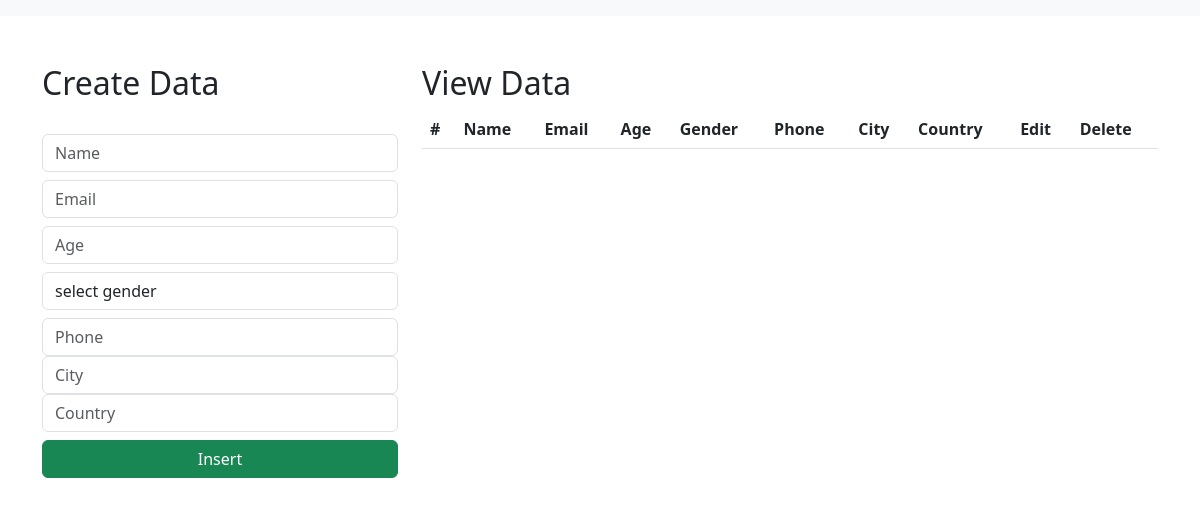
/, run on an earlier commit of the app's database.
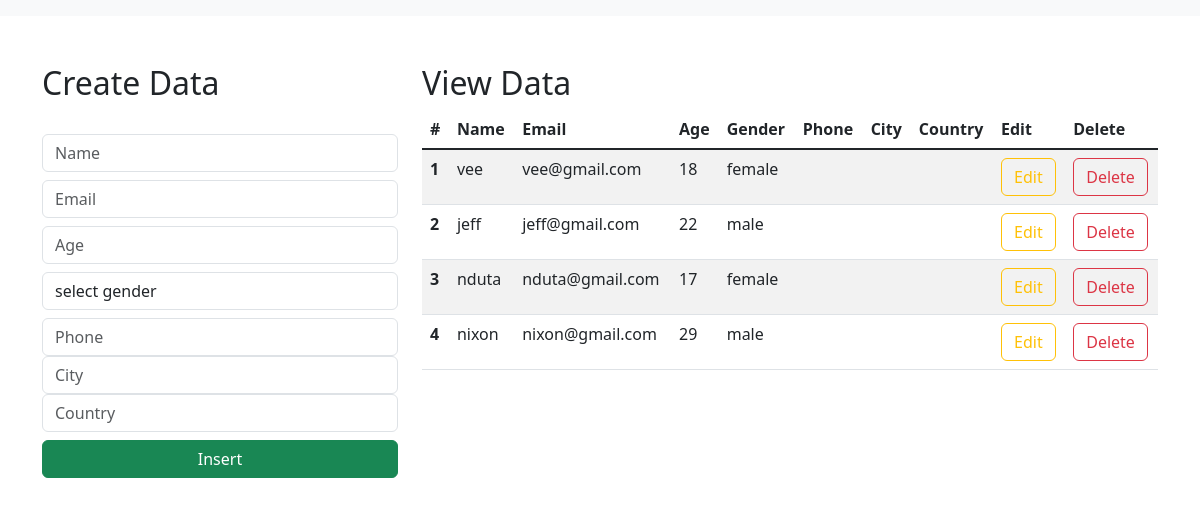
And on a later commit of the database.
### djangoveeregistrationtwo/models.py (models this page shows)
class Student(models.Model):
    name = models.CharField(max_length=50, blank=True, null=False)
    email = models.EmailField(max_length=50, blank=True, null=False)
    age = models.IntegerField()
    gender = models.CharField(max_length=50, blank=True, null=False)
    phone = models.IntegerField()
    city = models.CharField(max_length=50, blank=True, null=False)
    country = models.CharField(max_length=50, blank=True, null=False)

### djangoveeregistrationtwo/views.py (the view)
# urls.py: path('', views.index_page, name='index'),
def index_page(request):
    data = Student.objects.all()
    context = {'data':data}
    return render(request, "index.html", context)

### templates/index.html (shortened to what this page needs)
<html lang="en">
    <link href="https://cdn.jsdelivr.net/npm/bootstrap@5.3.0-alpha1/dist/css/bootstrap.min.css" rel="stylesheet">
  <head>
  </head>
  <body>
    <nav class="navbar navbar-expand-lg bg-body-tertiary">
      </nav>
      <div class="container mt-5">
        <div class="row">
            <div class="col-md-4">
                <h2>Create Data</h2>
                <br>
                <form action="/insert" method="post">
                    <div class="form-group">
                        <input type="text" class="form-control" placeholder="Name" name="name" required>
                    </div>
                    <div class="form-group">
                        <input type="email" class="form-control  mt-2" placeholder="Email" name="email" required>
                    </div>
                    <div class="form-group">
                        <input type="number" class="form-control  mt-2" placeholder="Age" name="age" required>
                    </div>
                    <div class="form-group mt-2">
                        <select id="gender" name="gender" class="form-control" required>
                            <option selected>select gender</option>
                        </select>
                    </div>
                     <div class="form-group">
                        <input type="number" class="form-control  mt-2" placeholder="Phone" name="phone" required>
                    </div>
                    <div class="form-group">
                        <input type="text" class="form-control" placeholder="City" name="city" required>
                    </div>
                    <div class="form-group">
                        <input type="text" class="form-control" placeholder="Country" name="country" required>
                    </div>
                    <div class="d-grid gap-2">
                        <button class="btn btn-success mt-2" type="submit">Insert</button>
                    </div>
                </form>
            </div>
            <div class="col-md-8">
                <h2>View Data</h2>
                <table class="table table-striped table-hover">
                    <thead>
                      <tr>
                        <th scope="col">#</th>
                        <th scope="col">Name</th>
                        <th scope="col">Email</th>
                        <th scope="col">Age</th>
                        <th scope="col">Gender</th>
                        <th scope="col">Phone</th>
                        <th scope="col">City</th>
                        <th scope="col">Country</th>
                        <th scope="col">Edit</th>
                        <th scope="col">Delete</th>
                      </tr>
                    </thead>
                    <tbody class="table-group-divider">
                    {% for d in data %}
                      <tr>
                        <th scope="row">{{d.id}}</th>
                        <td>{{d.name}}</td>
                        <td>{{d.email}}</td>
                        <td>{{d.age}}</td>
                        <td>{{d.gender}}</td>
                        <td>{{d.city}}</td>
                        <td>{{d.country}}</td>
                        <td>{{d.phone}}</td>
                        <td><a href="/update/{{d.id}}" type="button" class="btn btn-outline-warning">Edit</a></td>
                        <td><a href="/delete/{{d.id}}" type="button" class="btn btn-outline-danger">Delete</a></td>
                      </tr>
                    {% endfor %}
                    </tbody>
                  </table>
            </div>
        </div>
      </div>
  </body>
</html>

What changed in the data, as far as the page shows it:
added Student: id "1", name "vee", email "vee@gmail.com", age "18", gender "female"
added Student: id "2", name "jeff", email "jeff@gmail.com", age "22", gender "male"
added Student: id "3", name "nduta", email "nduta@gmail.com", age "17", gender "female"
added Student: id "4", name "nixon", email "nixon@gmail.com", age "29", gender "male"
